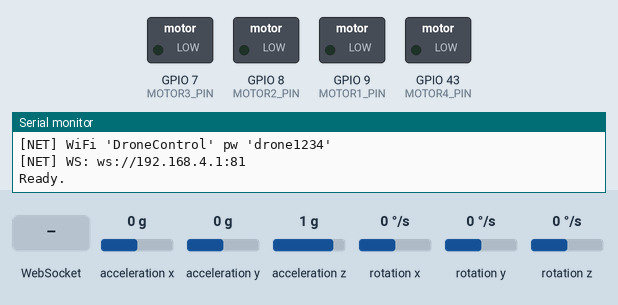
This sketch was run on a simulated ESP32-S3. On the bench: switched loads named in the sketch (green lamp = pin HIGH), the last lines printed to the serial monitor. Wiring (inferred from the names in the program): MPU-6050 motion sensor at I2C address 0x68. The inputs (shaded band) are chosen by the test bench; at power-on: rotation x 0 °/s, acceleration x 0 g, acceleration y 0 g, acceleration z 1 g, rotation y 0 °/s, rotation z 0 °/s. WiFi joins after 1.5 s; servers stay silent unless stated.

Above: at 2.3 s.
2.4 s: WebSocket text "test" received
At 3.0 s:
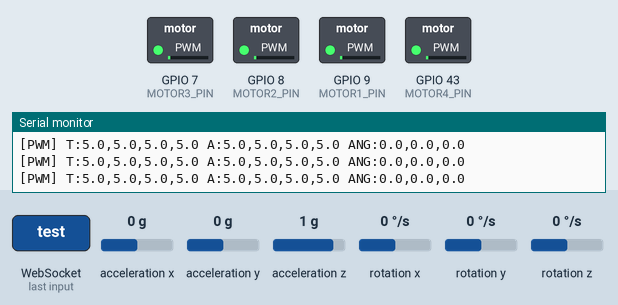
3.9 s: WebSocket text "calibrate" received
At 5.3 s:
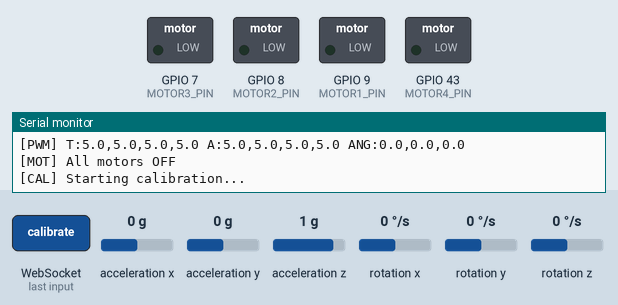
6.9 s: WebSocket text "start" received
At 7.7 s:
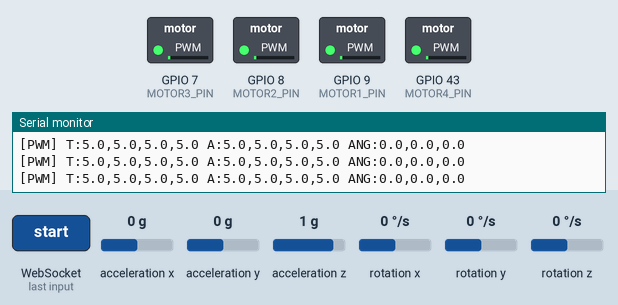
8.4 s: rotation x set to 54 °/s
At 10.33 s:
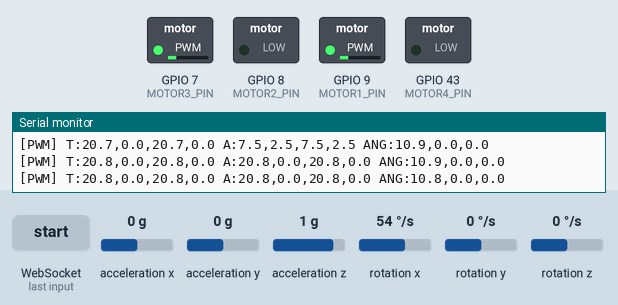
11.4 s: acceleration x set to -1.4 g
At 11.73 s:
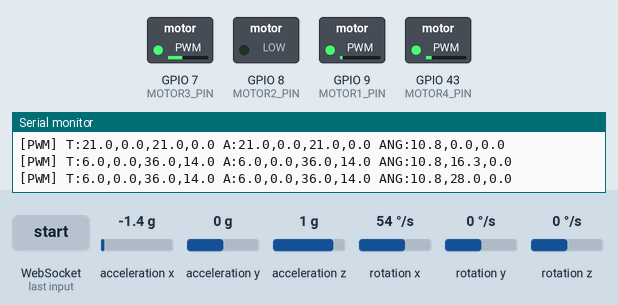
14.4 s: acceleration y set to -1.4 g
At 15.1 s:
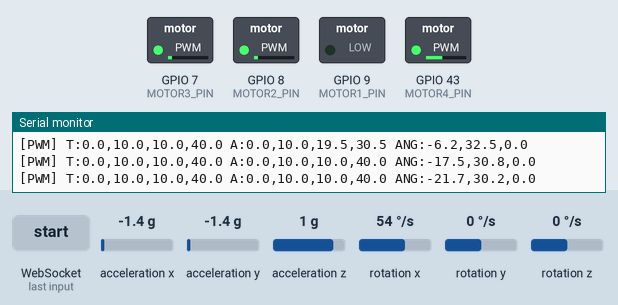
Timing chart, 0 to 17.1 s (numbered marks = the images above; inputs shaded):
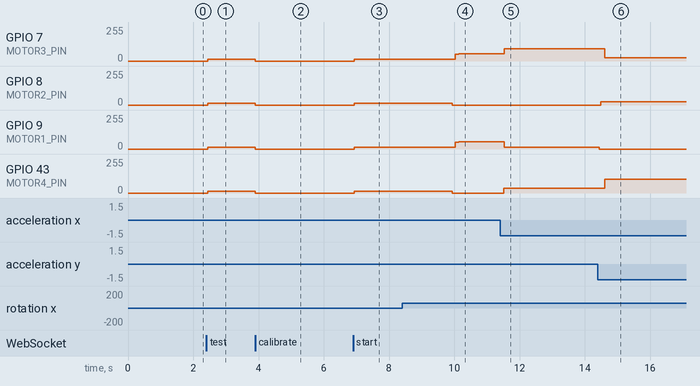

Measured:
- after the input at 2.4 s, GPIO 7 (MOTOR3_PIN), GPIO 8 (MOTOR2_PIN), GPIO 9 (MOTOR1_PIN), GPIO 43 (MOTOR4_PIN): 0/255 → 12/255 at once
- after the input at 3.9 s, GPIO 7 (MOTOR3_PIN), GPIO 8 (MOTOR2_PIN), GPIO 9 (MOTOR1_PIN), GPIO 43 (MOTOR4_PIN): 12/255 → 0/255 at once
- after the input at 6.9 s, GPIO 7 (MOTOR3_PIN), GPIO 8 (MOTOR2_PIN), GPIO 9 (MOTOR1_PIN), GPIO 43 (MOTOR4_PIN): 0/255 → 12/255 at once
- after the input at 8.4 s, GPIO 7 (MOTOR3_PIN), GPIO 9 (MOTOR1_PIN): 12/255 → 52/255 after 1.6 s, → 53/255 0.10 s later; GPIO 8 (MOTOR2_PIN), GPIO 43 (MOTOR4_PIN): 12/255 → 0/255 after 1.5 s
- after the input at 11.4 s, GPIO 7 (MOTOR3_PIN): 53/255 → 91/255 after 0.12 s; GPIO 9 (MOTOR1_PIN): 53/255 → 15/255 after 0.12 s; GPIO 43 (MOTOR4_PIN): 0/255 → 35/255 after 0.12 s
- after the input at 14.4 s, GPIO 7 (MOTOR3_PIN): 91/255 → 25/255 after 0.21 s; GPIO 8 (MOTOR2_PIN): 0/255 → 25/255 after 0.08 s; GPIO 9 (MOTOR1_PIN): 15/255 → 0/255 after 0.05 s; GPIO 43 (MOTOR4_PIN): 35/255 → 102/255 after 0.22 s

The sketch:

orientation_control.ino
```cpp
/*
  Drone Orientation Control Firmware - ESP32-S3 Xiao Super Mini
  Mounted on GyroTuner gimbal (3-axis free rotation, no flight)

  SAFETY:
    - Max PWM: 50%
    - Rate limiter: max +0.5% per control cycle (very slow ramp)
    - Pre-spin: all motors go to 5% before PID starts
    - All PWM changes logged via Serial

  Motor Config (top view):
    M1 (D10) - Front Left  - CCW - Black/White - Prop B
    M2 (D9)  - Front Right - CW  - Red/Blue    - Prop A
    M3 (D8)  - Back Left   - CW  - Red/Blue    - Prop A
    M4 (D6)  - Back Right  - CCW - Black/White - Prop B

  IMU: MPU6050 via I2C
    SDA = D5 (PA8_A4)
    SCL = D4 (PA11_A3)

  WiFi: AP mode - "DroneControl" / "drone1234"
  Control: WebSocket on 192.168.4.1:81, HTTP on :80
*/

#include <WiFi.h>
#include <WebServer.h>
#include <WebSocketsServer.h>
#include <Wire.h>
#include <math.h>

// --- Pin definitions ---
#define MOTOR1_PIN D10
#define MOTOR2_PIN D9
#define MOTOR3_PIN D8
#define MOTOR4_PIN D6

#define I2C_SDA D5
#define I2C_SCL D4

// --- PWM limits ---
#define PWM_MIN 0.0
#define PWM_MAX 50.0
#define PWM_SPIN_MIN 5.0
#define PWM_RAMP_RATE 0.5    // max % change per control cycle (250Hz -> takes 90 cycles = 0.36s per 1%)
#define PWM_RESOLUTION 8
#define PWM_DUTY_MAX 255

// --- WiFi ---
const char* AP_SSID = "DroneControl";
const char* AP_PASS = "drone1234";

WebServer server(80);
WebSocketsServer ws(81);

// --- MPU6050 ---
#define MPU_ADDR 0x68

float gyro_offset[3] = {0, 0, 0};
float accel_offset[3] = {0, 0, 0};
bool calibrated = false;

// --- Orientation state ---
float angle_roll = 0;
float angle_pitch = 0;
float angle_yaw = 0;

float target_roll = 0;
float target_pitch = 0;
float target_yaw = 0;

// --- PID ---
struct PID {
  float kp, ki, kd;
  float integral;
  float prev_error;
  float output;
};

PID pid_roll  = {1.0, 0.01, 0.5, 0, 0, 0};
PID pid_pitch = {1.0, 0.01, 0.5, 0, 0, 0};
PID pid_yaw   = {1.5, 0.02, 0.7, 0, 0, 0};

float throttle_base = 10.0;

// --- Motor PWM values ---
float motor_pwm_target[4] = {0, 0, 0, 0};  // what PID wants
float motor_pwm_actual[4] = {0, 0, 0, 0};  // what is actually applied (rate limited)

// --- Timing ---
unsigned long last_loop_time = 0;
unsigned long last_ws_send = 0;
unsigned long last_serial_log = 0;
#define LOOP_INTERVAL_US 4000   // 250Hz control loop
#define WS_SEND_INTERVAL 100    // 100ms telemetry
#define SERIAL_LOG_INTERVAL 200 // 200ms serial log

// --- State machine ---
enum State {
  STATE_IDLE,
  STATE_CALIBRATING,
  STATE_PRE_SPIN,      // ramping all motors to 5% before PID
  STATE_RUNNING,
  STATE_MANUAL_TEST    // all motors at 5% for testing
};
State current_state = STATE_IDLE;
int calibration_samples = 0;
#define CALIBRATION_COUNT 500

unsigned long pre_spin_start = 0;
#define PRE_SPIN_DURATION 3000  // 3 seconds at 5% before PID activates

// --- Rate limiter ---
float rate_limit(float current, float target, float max_change) {
  float diff = target - current;
  if (diff > max_change) diff = max_change;
  if (diff < -max_change) diff = -max_change;
  return current + diff;
}

// --- MPU6050 functions ---
void mpu_write(uint8_t reg, uint8_t val) {
  Wire.beginTransmission(MPU_ADDR);
  Wire.write(reg);
  Wire.write(val);
  Wire.endTransmission();
}

void mpu_init() {
  Wire.begin(I2C_SDA, I2C_SCL);
  Wire.setClock(400000);
  delay(100);
  mpu_write(0x6B, 0x00); // wake up
  mpu_write(0x1B, 0x08); // gyro +/- 500 deg/s
  mpu_write(0x1C, 0x08); // accel +/- 4g
  mpu_write(0x1A, 0x03); // DLPF 44Hz
}

void mpu_read(float* ax, float* ay, float* az, float* gx, float* gy, float* gz) {
  Wire.beginTransmission(MPU_ADDR);
  Wire.write(0x3B);
  Wire.endTransmission(false);
  Wire.requestFrom((uint8_t)MPU_ADDR, (uint8_t)14);

  int16_t raw_ax = (Wire.read() << 8) | Wire.read();
  int16_t raw_ay = (Wire.read() << 8) | Wire.read();
  int16_t raw_az = (Wire.read() << 8) | Wire.read();
  Wire.read(); Wire.read(); // temp
  int16_t raw_gx = (Wire.read() << 8) | Wire.read();
  int16_t raw_gy = (Wire.read() << 8) | Wire.read();
  int16_t raw_gz = (Wire.read() << 8) | Wire.read();

  *ax = raw_ax / 8192.0;
  *ay = raw_ay / 8192.0;
  *az = raw_az / 8192.0;
  *gx = raw_gx / 65.5;
  *gy = raw_gy / 65.5;
  *gz = raw_gz / 65.5;
}

// --- Calibration ---
void calibration_step() {
  float ax, ay, az, gx, gy, gz;
  mpu_read(&ax, &ay, &az, &gx, &gy, &gz);

  gyro_offset[0] += gx;
  gyro_offset[1] += gy;
  gyro_offset[2] += gz;
  accel_offset[0] += ax;
  accel_offset[1] += ay;
  accel_offset[2] += (az - 1.0);

  calibration_samples++;

  if (calibration_samples >= CALIBRATION_COUNT) {
    for (int i = 0; i < 3; i++) {
      gyro_offset[i] /= CALIBRATION_COUNT;
      accel_offset[i] /= CALIBRATION_COUNT;
    }
    calibrated = true;
    current_state = STATE_IDLE;

    angle_roll = 0;
    angle_pitch = 0;
    angle_yaw = 0;
    target_roll = 0;
    target_pitch = 0;
    target_yaw = 0;

    String msg = "{\"event\":\"calibrated\",\"offsets\":{\"gx\":" + String(gyro_offset[0], 4) +
                 ",\"gy\":" + String(gyro_offset[1], 4) +
                 ",\"gz\":" + String(gyro_offset[2], 4) + "}}";
    ws.broadcastTXT(msg);
    Serial.println("[CAL] Calibration complete");
  }
}

// --- Complementary filter ---
void update_angles(float dt) {
  float ax, ay, az, gx, gy, gz;
  mpu_read(&ax, &ay, &az, &gx, &gy, &gz);

  gx -= gyro_offset[0];
  gy -= gyro_offset[1];
  gz -= gyro_offset[2];
  ax -= accel_offset[0];
  ay -= accel_offset[1];
  az -= accel_offset[2];
  az += 1.0;

  float accel_roll  = atan2(ay, az) * 180.0 / M_PI;
  float accel_pitch = atan2(-ax, sqrt(ay * ay + az * az)) * 180.0 / M_PI;

  angle_roll  = 0.98 * (angle_roll  + gx * dt) + 0.02 * accel_roll;
  angle_pitch = 0.98 * (angle_pitch + gy * dt) + 0.02 * accel_pitch;
  angle_yaw  += gz * dt;
}

// --- PID compute ---
float compute_pid(PID* p, float error, float dt) {
  p->integral += error * dt;
  if (p->integral > 20) p->integral = 20;
  if (p->integral < -20) p->integral = -20;

  float derivative = (error - p->prev_error) / dt;
  p->prev_error = error;

  p->output = p->kp * error + p->ki * p->integral + p->kd * derivative;
  return p->output;
}

// --- Motor mixing ---
void compute_motors() {
  float dt = LOOP_INTERVAL_US / 1000000.0;

  float err_roll  = target_roll  - angle_roll;
  float err_pitch = target_pitch - angle_pitch;
  float err_yaw   = target_yaw  - angle_yaw;

  float out_roll  = compute_pid(&pid_roll,  err_roll,  dt);
  float out_pitch = compute_pid(&pid_pitch, err_pitch, dt);
  float out_yaw   = compute_pid(&pid_yaw,   err_yaw,   dt);

  // Clamp PID output to prevent spikes
  float pid_max = 15.0;
  if (out_roll > pid_max) out_roll = pid_max;
  if (out_roll < -pid_max) out_roll = -pid_max;
  if (out_pitch > pid_max) out_pitch = pid_max;
  if (out_pitch < -pid_max) out_pitch = -pid_max;
  if (out_yaw > pid_max) out_yaw = pid_max;
  if (out_yaw < -pid_max) out_yaw = -pid_max;

  // Motor mixing for X config:
  // M1 (FL, CCW): throttle - roll + pitch + yaw
  // M2 (FR, CW):  throttle + roll + pitch - yaw
  // M3 (BL, CW):  throttle - roll - pitch - yaw
  // M4 (BR, CCW): throttle + roll - pitch + yaw
  motor_pwm_target[0] = throttle_base - out_roll + out_pitch + out_yaw;
  motor_pwm_target[1] = throttle_base + out_roll + out_pitch - out_yaw;
  motor_pwm_target[2] = throttle_base - out_roll - out_pitch - out_yaw;
  motor_pwm_target[3] = throttle_base + out_roll - out_pitch + out_yaw;

  // Hard clamp targets
  for (int i = 0; i < 4; i++) {
    if (motor_pwm_target[i] < PWM_MIN) motor_pwm_target[i] = PWM_MIN;
    if (motor_pwm_target[i] > PWM_MAX) motor_pwm_target[i] = PWM_MAX;
  }
}

// Apply rate-limited PWM to motors
void apply_motors() {
  for (int i = 0; i < 4; i++) {
    motor_pwm_actual[i] = rate_limit(motor_pwm_actual[i], motor_pwm_target[i], PWM_RAMP_RATE);
    uint8_t duty = (uint8_t)((motor_pwm_actual[i] / 100.0) * PWM_DUTY_MAX);
    switch (i) {
      case 0: analogWrite(MOTOR1_PIN, duty); break;
      case 1: analogWrite(MOTOR2_PIN, duty); break;
      case 2: analogWrite(MOTOR3_PIN, duty); break;
      case 3: analogWrite(MOTOR4_PIN, duty); break;
    }
  }
}

void stop_motors() {
  for (int i = 0; i < 4; i++) {
    motor_pwm_target[i] = 0;
    motor_pwm_actual[i] = 0;
  }
  analogWrite(MOTOR1_PIN, 0);
  analogWrite(MOTOR2_PIN, 0);
  analogWrite(MOTOR3_PIN, 0);
  analogWrite(MOTOR4_PIN, 0);
  Serial.println("[MOT] All motors OFF");
}

// --- Serial logging ---
void serial_log() {
  Serial.print("[PWM] T:");
  Serial.print(motor_pwm_target[0], 1); Serial.print(",");
  Serial.print(motor_pwm_target[1], 1); Serial.print(",");
  Serial.print(motor_pwm_target[2], 1); Serial.print(",");
  Serial.print(motor_pwm_target[3], 1);
  Serial.print(" A:");
  Serial.print(motor_pwm_actual[0], 1); Serial.print(",");
  Serial.print(motor_pwm_actual[1], 1); Serial.print(",");
  Serial.print(motor_pwm_actual[2], 1); Serial.print(",");
  Serial.print(motor_pwm_actual[3], 1);
  Serial.print(" ANG:");
  Serial.print(angle_roll, 1); Serial.print(",");
  Serial.print(angle_pitch, 1); Serial.print(",");
  Serial.println(angle_yaw, 1);
}

// --- WebSocket handler ---
void ws_event(uint8_t num, WStype_t type, uint8_t* payload, size_t length) {
  if (type == WStype_TEXT) {
    String msg = String((char*)payload);

    if (msg == "calibrate") {
      stop_motors();
      calibrated = false;
      calibration_samples = 0;
      gyro_offset[0] = gyro_offset[1] = gyro_offset[2] = 0;
      accel_offset[0] = accel_offset[1] = accel_offset[2] = 0;
      current_state = STATE_CALIBRATING;
      ws.sendTXT(num, "{\"event\":\"calibrating\",\"samples\":500}");
      Serial.println("[CAL] Starting calibration...");
    }
    else if (msg == "start") {
      if (!calibrated) {
        ws.sendTXT(num, "{\"error\":\"not calibrated\"}");
        return;
      }
      // Reset PID state
      pid_roll.integral = 0; pid_roll.prev_error = 0;
      pid_pitch.integral = 0; pid_pitch.prev_error = 0;
      pid_yaw.integral = 0; pid_yaw.prev_error = 0;
      // Go to pre-spin first
      current_state = STATE_PRE_SPIN;
      pre_spin_start = millis();
      for (int i = 0; i < 4; i++) motor_pwm_target[i] = PWM_SPIN_MIN;
      ws.sendTXT(num, "{\"event\":\"pre_spin\",\"duration_ms\":3000}");
      Serial.println("[CTL] Pre-spin: ramping to 5% on all motors...");
    }
    else if (msg == "stop") {
      current_state = STATE_IDLE;
      stop_motors();
      ws.sendTXT(num, "{\"event\":\"stopped\"}");
    }
    else if (msg == "test") {
      // Manual test: all motors at 5%
      current_state = STATE_MANUAL_TEST;
      for (int i = 0; i < 4; i++) motor_pwm_target[i] = PWM_SPIN_MIN;
      ws.sendTXT(num, "{\"event\":\"manual_test\",\"pwm\":5}");
      Serial.println("[TEST] Manual test: all motors -> 5%");
    }
    else if (msg == "test_stop") {
      current_state = STATE_IDLE;
      stop_motors();
      ws.sendTXT(num, "{\"event\":\"test_stopped\"}");
    }
    else if (msg.startsWith("target:")) {
      String vals = msg.substring(7);
      int c1 = vals.indexOf(',');
      int c2 = vals.indexOf(',', c1 + 1);
      target_roll  = vals.substring(0, c1).toFloat();
      target_pitch = vals.substring(c1 + 1, c2).toFloat();
      target_yaw   = vals.substring(c2 + 1).toFloat();
      ws.sendTXT(num, "{\"event\":\"target_set\",\"roll\":" + String(target_roll, 1) +
                 ",\"pitch\":" + String(target_pitch, 1) + ",\"yaw\":" + String(target_yaw, 1) + "}");
      Serial.print("[TGT] New target: ");
      Serial.print(target_roll, 1); Serial.print(",");
      Serial.print(target_pitch, 1); Serial.print(",");
      Serial.println(target_yaw, 1);
    }
    else if (msg.startsWith("throttle:")) {
      throttle_base = msg.substring(9).toFloat();
      if (throttle_base < 0) throttle_base = 0;
      if (throttle_base > PWM_MAX) throttle_base = PWM_MAX;
      ws.sendTXT(num, "{\"event\":\"throttle_set\",\"value\":" + String(throttle_base, 1) + "}");
      Serial.print("[THR] Throttle: "); Serial.println(throttle_base, 1);
    }
    else if (msg.startsWith("pid:")) {
      String vals = msg.substring(4);
      int c1 = vals.indexOf(',');
      int c2 = vals.indexOf(',', c1 + 1);
      int c3 = vals.indexOf(',', c2 + 1);
      String axis = vals.substring(0, c1);
      float kp = vals.substring(c1 + 1, c2).toFloat();
      float ki = vals.substring(c2 + 1, c3).toFloat();
      float kd = vals.substring(c3 + 1).toFloat();

      PID* target_pid = NULL;
      if (axis == "roll") target_pid = &pid_roll;
      else if (axis == "pitch") target_pid = &pid_pitch;
      else if (axis == "yaw") target_pid = &pid_yaw;

      if (target_pid) {
        target_pid->kp = kp;
        target_pid->ki = ki;
        target_pid->kd = kd;
        target_pid->integral = 0;
        ws.sendTXT(num, "{\"event\":\"pid_set\",\"axis\":\"" + axis + "\"}");
        Serial.print("[PID] "); Serial.print(axis);
        Serial.print(" Kp="); Serial.print(kp, 3);
        Serial.print(" Ki="); Serial.print(ki, 3);
        Serial.print(" Kd="); Serial.println(kd, 3);
      }
    }
    else if (msg.startsWith("ramp:")) {
      float new_ramp = msg.substring(5).toFloat();
      if (new_ramp > 0 && new_ramp <= 5.0) {
        // Can't modify #define, so we won't use this in this version
        ws.sendTXT(num, "{\"event\":\"ramp_info\",\"note\":\"ramp is fixed at 0.5%/cycle\"}");
      }
    }
  }
}

// --- HTTP ---
void handleRoot() {
  String html = "<html><body><h1>Drone Orientation Control</h1>";
  html += "<p>WebSocket: ws://192.168.4.1:81</p>";
  html += "<p>State: ";
  switch (current_state) {
    case STATE_IDLE: html += "IDLE"; break;
    case STATE_CALIBRATING: html += "CALIBRATING"; break;
    case STATE_PRE_SPIN: html += "PRE-SPIN"; break;
    case STATE_RUNNING: html += "RUNNING"; break;
    case STATE_MANUAL_TEST: html += "MANUAL TEST"; break;
  }
  html += "</p>";
  html += "<p>Max PWM: 50% | Ramp: 0.5%/cycle | Min: 5%</p>";
  html += "</body></html>";
  server.send(200, "text/html", html);
}

// --- Setup ---
void setup() {
  Serial.begin(115200);
  delay(500);
  Serial.println("\n=== Drone Orientation Control v2 ===");
  Serial.println("SAFETY: Max 50%, Ramp 0.5%/cycle, Pre-spin 3s");

  pinMode(MOTOR1_PIN, OUTPUT);
  pinMode(MOTOR2_PIN, OUTPUT);
  pinMode(MOTOR3_PIN, OUTPUT);
  pinMode(MOTOR4_PIN, OUTPUT);
  stop_motors();

  mpu_init();
  Serial.println("[HW] MPU6050 OK");

  WiFi.mode(WIFI_AP);
  WiFi.softAP(AP_SSID, AP_PASS);
  delay(500);
  Serial.print("[NET] AP IP: ");
  Serial.println(WiFi.softAPIP());

  server.on("/", HTTP_GET, handleRoot);
  server.begin();

  ws.begin();
  ws.onEvent(ws_event);

  Serial.println("[NET] WiFi 'DroneControl' pw 'drone1234'");
  Serial.println("[NET] WS: ws://192.168.4.1:81");
  Serial.println("Ready.");

  last_loop_time = micros();
}

// --- Loop ---
void loop() {
  ws.loop();
  server.handleClient();

  unsigned long now = micros();
  if (now - last_loop_time >= LOOP_INTERVAL_US) {
    float dt = (now - last_loop_time) / 1000000.0;
    last_loop_time = now;

    switch (current_state) {
      case STATE_CALIBRATING:
        calibration_step();
        break;

      case STATE_PRE_SPIN:
        update_angles(dt);
        apply_motors();  // ramp limited, will slowly reach 5%
        if (millis() - pre_spin_start >= PRE_SPIN_DURATION) {
          current_state = STATE_RUNNING;
          ws.broadcastTXT("{\"event\":\"running\"}");
          Serial.println("[CTL] PID control ACTIVE");
        }
        break;

      case STATE_RUNNING:
        update_angles(dt);
        compute_motors();
        apply_motors();  // rate limited
        break;

      case STATE_MANUAL_TEST:
        apply_motors();  // ramp to 5%
        break;

      case STATE_IDLE:
        if (calibrated) update_angles(dt);
        break;
    }
  }

  // Telemetry via WebSocket
  unsigned long now_ms = millis();
  if (now_ms - last_ws_send >= WS_SEND_INTERVAL) {
    last_ws_send = now_ms;
    String msg;
    if (current_state == STATE_CALIBRATING) {
      msg = "{\"cal_progress\":" + String((calibration_samples * 100) / CALIBRATION_COUNT) + "}";
    } else {
      msg = "{\"roll\":" + String(angle_roll, 2) +
            ",\"pitch\":" + String(angle_pitch, 2) +
            ",\"yaw\":" + String(angle_yaw, 2) +
            ",\"target\":[" + String(target_roll, 1) + "," + String(target_pitch, 1) + "," + String(target_yaw, 1) + "]" +
            ",\"pwm_target\":[" + String(motor_pwm_target[0], 1) + "," + String(motor_pwm_target[1], 1) + "," + String(motor_pwm_target[2], 1) + "," + String(motor_pwm_target[3], 1) + "]" +
            ",\"pwm_actual\":[" + String(motor_pwm_actual[0], 1) + "," + String(motor_pwm_actual[1], 1) + "," + String(motor_pwm_actual[2], 1) + "," + String(motor_pwm_actual[3], 1) + "]" +
            ",\"state\":\"" + String(
              current_state == STATE_RUNNING ? "RUNNING" :
              current_state == STATE_PRE_SPIN ? "PRE_SPIN" :
              current_state == STATE_MANUAL_TEST ? "TEST" : "IDLE") + "\"}";
    }
    ws.broadcastTXT(msg);
  }

  // Serial log
  if (now_ms - last_serial_log >= SERIAL_LOG_INTERVAL) {
    last_serial_log = now_ms;
    if (current_state == STATE_RUNNING || current_state == STATE_PRE_SPIN || current_state == STATE_MANUAL_TEST) {
      serial_log();
    }
  }
}
```
